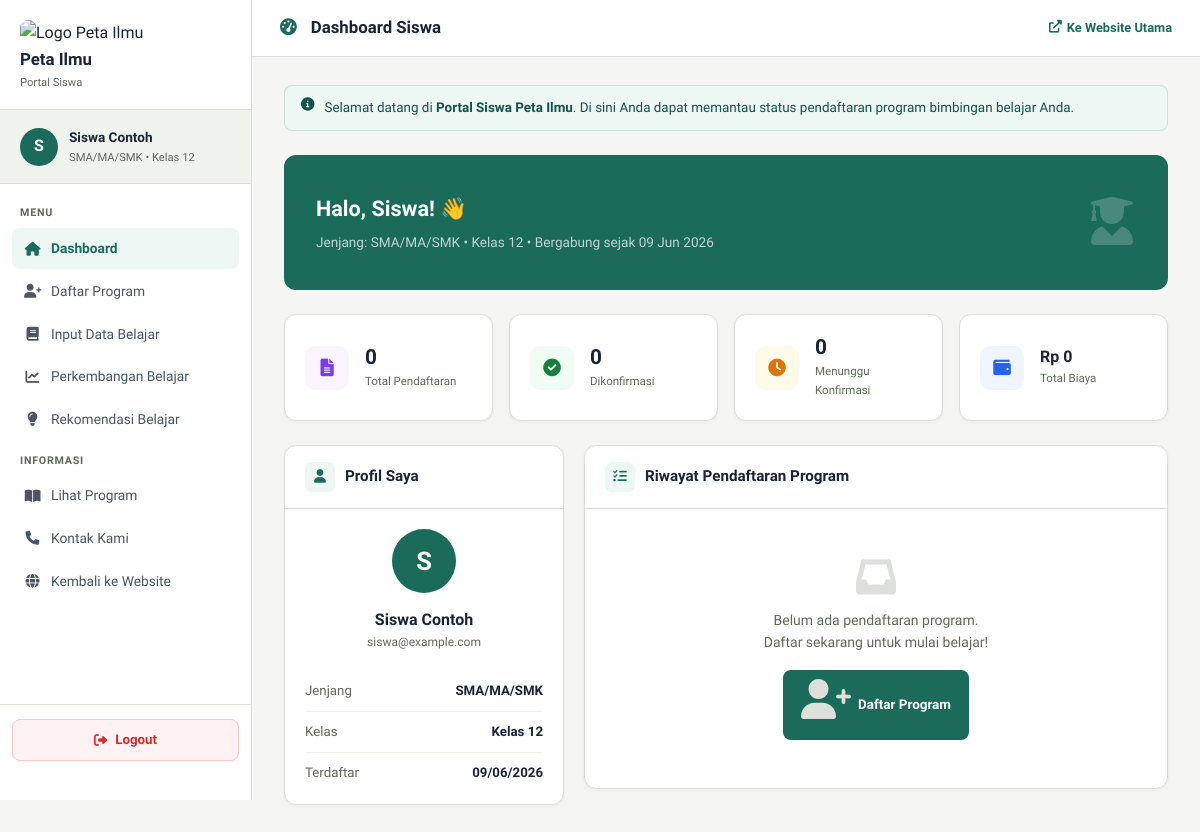
/siswa_dashboard.php (signed in), run on the app's committed database.
### tables this page shows
CREATE TABLE IF NOT EXISTS students (
    id INT AUTO_INCREMENT PRIMARY KEY,
    username VARCHAR(100) NOT NULL UNIQUE,
    nama VARCHAR(255) NOT NULL,
    email VARCHAR(255) NOT NULL,
    password VARCHAR(255) NOT NULL,
    jenjang VARCHAR(20) NOT NULL,
    kelas VARCHAR(20) NOT NULL,
    created_at TIMESTAMP DEFAULT CURRENT_TIMESTAMP
);

### config/database.php (called while the page is built)
<?php
class Database {
    private $host = 'localhost';
    private $dbname = 'peta_ilmu';
    private $username = 'root';
    private $password = '';
    private $charset = 'utf8mb4';
    private $pdo;
    public function __construct() {
        try {
            $dsn = "mysql:host=$this->host;dbname=$this->dbname;charset=$this->charset";
            $options = [
                PDO::ATTR_ERRMODE            => PDO::ERRMODE_EXCEPTION,
                PDO::ATTR_DEFAULT_FETCH_MODE => PDO::FETCH_ASSOC,
                PDO::ATTR_EMULATE_PREPARES   => false,
            ];
            $this->pdo = new PDO($dsn, $this->username, $this->password, $options);
        } catch (PDOException $e) {
            error_log('Database Connection Error: ' . $e->getMessage());
            throw new PDOException('Could not connect to the database.');
        }
    }
    public function getConnection() {
        return $this->pdo;
    }
}
?>

### classes/StudentManager.php (called while the page is built, shortened)
<?php
require_once __DIR__ . '/../config/database.php';
class StudentManager {
    private $pdo;
    public function __construct() {
        $db = new Database();
        $this->pdo = $db->getConnection();
    }
    public function getStudentById($id) {
        try {
            $query = "SELECT id, nama, email, jenjang, kelas, created_at FROM students WHERE id = :id";
            $stmt  = $this->pdo->prepare($query);
            $stmt->execute([':id' => $id]);
            return $stmt->fetch(PDO::FETCH_ASSOC);
        } catch (PDOException $e) {
            error_log('Get Student Error: ' . $e->getMessage());
            return null;
        }
    }
    public function getRegistrationsByStudentId($studentId) {
        try {
            $query = "SELECT p.id, p.jenjang, p.kelas, p.package_type, p.durasi,
                             p.total_price, p.status, p.created_at
                      FROM pendaftaran p
                      WHERE p.student_id = :student_id
                      ORDER BY p.created_at DESC";
            $stmt  = $this->pdo->prepare($query);
            $stmt->execute([':student_id' => $studentId]);
            return $stmt->fetchAll(PDO::FETCH_ASSOC);
        } catch (PDOException $e) {
            error_log('Get Registrations Error: ' . $e->getMessage());
            return [];
        }
    }
}
?>

### siswa_dashboard.php (the view, shortened to what this page needs)
<?php
require_once 'classes/StudentManager.php';
$studentManager = new StudentManager();
$student = $studentManager->getStudentById($_SESSION['student_id']);
$registrations = $studentManager->getRegistrationsByStudentId($_SESSION['student_id']);
function rupiahFormat($amount) {
    return 'Rp ' . number_format((float)$amount, 0, ',', '.');
}
function jenjangLabel($j) {
    return match(strtolower($j)) {
        'sd'  => 'SD/MI',
        'smp' => 'SMP/MTs',
        'sma' => 'SMA/MA/SMK',
        default => strtoupper($j),
    };
}
?>
<!DOCTYPE html>
<html lang="id">
<head>
    <link rel="stylesheet" href="https://cdnjs.cloudflare.com/ajax/libs/font-awesome/6.0.0/css/all.min.css" />
    <link rel="stylesheet" href="stylemain.css" />
    <link rel="stylesheet" href="siswa_portal.css" />
</head>
<body>
<aside class="sidebar">
    <div class="sidebar-brand">
        <img src="images/IMG_3898.PNG" alt="Logo Peta Ilmu" />
        <h2>Peta Ilmu</h2>
        <p>Portal Siswa</p>
    </div>
    <div class="sidebar-user">
        <div class="user-avatar">
            <?php echo strtoupper(mb_substr($student['nama'], 0, 1)); ?>
        </div>
        <div class="user-info">
            <div class="name"><?php echo htmlspecialchars($student['nama']); ?></div>
            <div class="role">
                <?php echo jenjangLabel($student['jenjang']); ?> &bull;
                Kelas <?php echo htmlspecialchars($student['kelas']); ?>
            </div>
        </div>
    </div>
    <nav class="sidebar-nav">
        <div class="nav-label">Menu</div>
        <a href="siswa_dashboard.php" class="active">
            <i class="fas fa-home"></i> Dashboard
        </a>
        <a href="pendaftaran.php">
            <i class="fas fa-user-plus"></i> Daftar Program
        </a>
        <a href="input_data_belajar.php">
            <i class="fas fa-book"></i> Input Data Belajar
        </a>
        <a href="perkembangan_belajar.php">
            <i class="fas fa-chart-line"></i> Perkembangan Belajar
        </a>
        <a href="rekomendasi_belajar.php">
            <i class="fas fa-lightbulb"></i> Rekomendasi Belajar
        </a>
        <div class="nav-label" style="margin-top:8px;">Informasi</div>
        <a href="program.php">
            <i class="fas fa-book-open"></i> Lihat Program
        </a>
        <a href="kontak.php">
            <i class="fas fa-phone"></i> Kontak Kami
        </a>
        <a href="index.php">
            <i class="fas fa-globe"></i> Kembali ke Website
        </a>
    </nav>
    <div class="sidebar-footer">
        <a href="siswa_logout.php" class="btn-logout">
            <i class="fas fa-sign-out-alt"></i> Logout
        </a>
    </div>
</aside>
<div class="main">
    <div class="topbar">
        <h1>
            <i class="fas fa-tachometer-alt" style="color:var(--primary);margin-right:6px;"></i>
            Dashboard Siswa
        </h1>
        <a href="index.php" class="site-link">
            <i class="fas fa-external-link-alt"></i> Ke Website Utama
        </a>
    </div>
    <div class="page-body">
        <div class="info-banner">
            <i class="fas fa-info-circle"></i>
            <span>
                Selamat datang di <strong>Portal Siswa Peta Ilmu</strong>.
                Di sini Anda dapat memantau status pendaftaran program bimbingan belajar Anda.
            </span>
        </div>
        <div class="greeting-card">
            <div>
                <h2>Halo, <?php echo htmlspecialchars(explode(' ', $student['nama'])[0]); ?>! 👋</h2>
                <p>
                    Jenjang: <?php echo jenjangLabel($student['jenjang']); ?> &bull;
                    Kelas <?php echo htmlspecialchars($student['kelas']); ?> &bull;
                    Bergabung sejak <?php echo date('d M Y', strtotime($student['created_at'])); ?>
                </p>
            </div>
            <div class="greet-icon">
                <i class="fas fa-user-graduate"></i>
            </div>
        </div>
        <?php
            $totalPendaftaran = count($registrations);
            $totalConfirmed = count(array_filter($registrations, fn($r) => $r['status'] === 'confirmed'));
            $totalPending = count(array_filter($registrations, fn($r) => $r['status'] === 'pending'));
            $totalBiaya = array_sum(array_column($registrations, 'total_price'));
        ?>
        <div class="stats-grid">
            <div class="stat-card">
                <div class="stat-icon purple"><i class="fas fa-file-alt"></i></div>
                <div class="stat-info">
                    <div class="val"><?php echo $totalPendaftaran; ?></div>
                    <div class="lbl">Total Pendaftaran</div>
                </div>
            </div>
            <div class="stat-card">
                <div class="stat-icon green"><i class="fas fa-check-circle"></i></div>
                <div class="stat-info">
                    <div class="val"><?php echo $totalConfirmed; ?></div>
                    <div class="lbl">Dikonfirmasi</div>
                </div>
            </div>
            <div class="stat-card">
                <div class="stat-icon orange"><i class="fas fa-clock"></i></div>
                <div class="stat-info">
                    <div class="val"><?php echo $totalPending; ?></div>
                    <div class="lbl">Menunggu Konfirmasi</div>
                </div>
            </div>
            <div class="stat-card">
                <div class="stat-icon blue"><i class="fas fa-wallet"></i></div>
                <div class="stat-info">
                    <div class="val" style="font-size:1rem;"><?php echo rupiahFormat($totalBiaya); ?></div>
                    <div class="lbl">Total Biaya</div>
                </div>
            </div>
        </div>
        <div class="cards-row">
            <div class="card">
                <div class="card-header">
                    <div class="header-icon"><i class="fas fa-user"></i></div>
                    <h3>Profil Saya</h3>
                </div>
                <div class="card-body">
                    <div class="profile-avatar">
                        <?php echo strtoupper(mb_substr($student['nama'], 0, 1)); ?>
                    </div>
                    <div class="profile-name"><?php echo htmlspecialchars($student['nama']); ?></div>
                    <div class="profile-email"><?php echo htmlspecialchars($student['email']); ?></div>
                    <div class="pf-row">
                        <span class="pf-label">Jenjang</span>
                        <span class="pf-val"><?php echo jenjangLabel($student['jenjang']); ?></span>
                    </div>
                    <div class="pf-row">
                        <span class="pf-label">Kelas</span>
                        <span class="pf-val">Kelas <?php echo htmlspecialchars($student['kelas']); ?></span>
                    </div>
                    <div class="pf-row">
                        <span class="pf-label">Terdaftar</span>
                        <span class="pf-val"><?php echo date('d/m/Y', strtotime($student['created_at'])); ?></span>
                    </div>
                </div>
            </div>
            <div class="card">
                <div class="card-header">
                    <div class="header-icon"><i class="fas fa-list-check"></i></div>
                    <h3>Riwayat Pendaftaran Program</h3>
                </div>
                <div class="card-body" style="padding:0;">
                    <?php if (empty($registrations)): ?>
                        <div class="empty-state">
                            <i class="fas fa-inbox"></i>
                            <p>Belum ada pendaftaran program.<br>Daftar sekarang untuk mulai belajar!</p>
                            <a href="pendaftaran.php">
                                <i class="fas fa-user-plus"></i> Daftar Program
                            </a>
                        </div>
                    <?php endif; ?>
                </div>
            </div>
        </div>
    </div>
</div>
</body>
</html>

### stylemain.css (style rules this page uses)
:root { --primary-color: #1a6b5a; --primary-hover: #155248; --primary-light: #edf7f4; --primary-mid: #2d9375; --secondary-color: #1a2438; --accent-color: #d97706; --accent-light: #fef3c7; --white: #ffffff; --light-color: #f7f8f6; --light-gray: #f0f2ee; --border-color: #dde0da; --gray-color: #5f6a5a; --dark-color: #2c3527; --success-color: #15803d; --warning-color: #d97706; --danger-color: #dc2626; --info-color: #0369a1; --section-padding: 80px 0; --container-max-width: 1180px; --border-radius-sm: 6px; --border-radius: 10px; --border-radius-lg: 16px; --border-radius-full: 9999px; --box-shadow-sm: 0 1px 3px rgba(26,36,56,0.06); --box-shadow: 0 4px 12px rgba(26,36,56,0.08); --box-shadow-md: 0 8px 24px rgba(26,36,56,0.10); --box-shadow-lg: 0 16px 40px rgba(26,36,56,0.13); --transition: all 0.22s ease; --font-sans: 'Plus Jakarta Sans', system-ui, sans-serif; --font-serif: 'Lora', Georgia, serif; }
*, *::before, *::after { margin:0; padding:0; box-sizing:border-box; }
body { font-family: var(--font-sans); background-color: var(--white); color: var(--dark-color); line-height: 1.65; overflow-x: hidden; -webkit-font-smoothing: antialiased; }

### data on the page
students: nama "S", nama "Siswa Contoh", jenjang "SMA/MA/SMK", kelas "12", nama "Siswa", created_at "09 Jun 2026", email "siswa@example.com", created_at "09/06/2026"

### other printed values
$totalPendaftaran "0"
$totalConfirmed "0"
$totalPending "0"
rupiahFormat($totalBiaya) "Rp 0"
